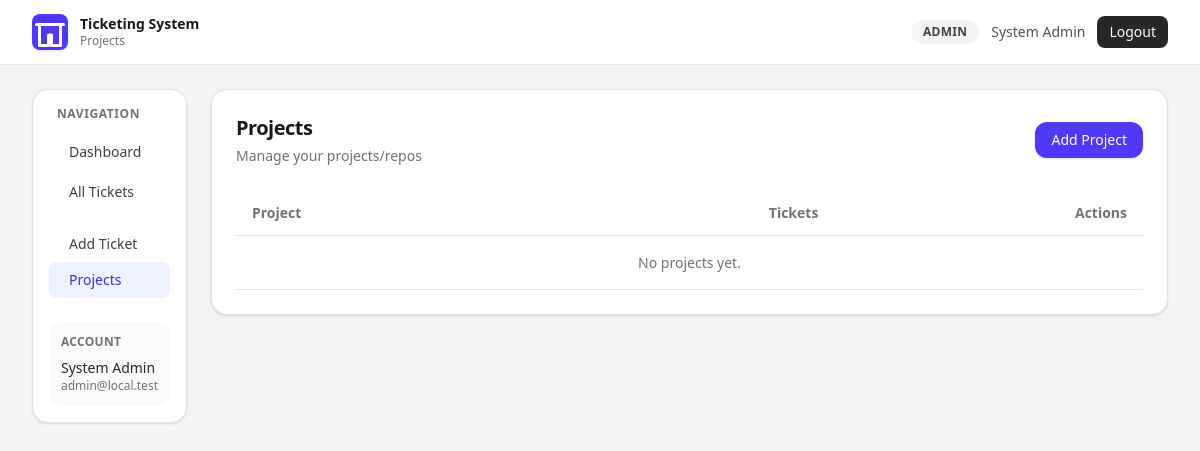
The app's page /projects.php (signed in), older data.
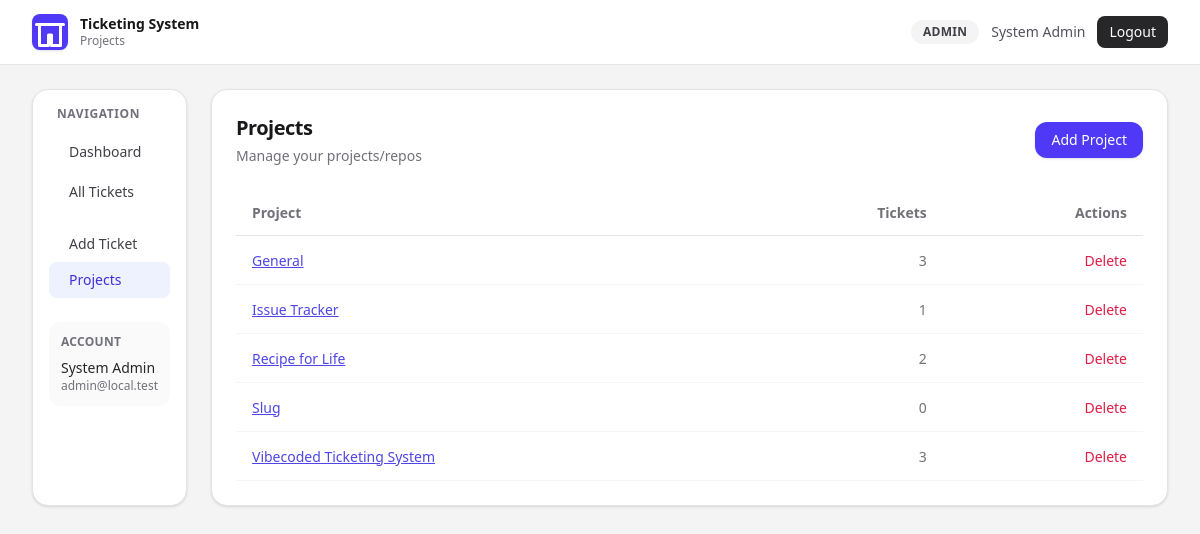
The same page, newer data.
### tables this page shows
CREATE TABLE Project (id INTEGER PRIMARY KEY AUTOINCREMENT, name TEXT NOT NULL UNIQUE, repoUrl TEXT, createdAt DATETIME DEFAULT CURRENT_TIMESTAMP, branch TEXT);

### src/db.php (called while the page is built, shortened)
<?php
function db(): PDO
{
    static $pdo = null;
    if ($pdo instanceof PDO) {
        return $pdo;
    }
    $databasePath = dirname(__DIR__) . '/prisma/dev.db';
    $pdo = new PDO('sqlite:' . $databasePath);
    $pdo->setAttribute(PDO::ATTR_ERRMODE, PDO::ERRMODE_EXCEPTION);
    $pdo->setAttribute(PDO::ATTR_DEFAULT_FETCH_MODE, PDO::FETCH_ASSOC);
    return $pdo;
}

### public/projects.php (the view, shortened to what the changed rows need)
<?php
require_once __DIR__ . '/../src/db.php';
$projectList = db()->query("SELECT name FROM Project ORDER BY name ASC")->fetchAll();
?>
<!DOCTYPE html>
<html lang="en">
<head>
  <link rel="stylesheet" href="/assets/app.css">
</head>
<body class="min-h-screen bg-zinc-100 text-zinc-900 antialiased">
  <main class="mx-auto max-w-[1400px] px-4 py-6 sm:px-6 lg:px-8">
    <section class="flex gap-6">
      <div class="flex-1 space-y-6">
        <div class="rounded-2xl border border-zinc-200 bg-white p-6 shadow-sm">
          <div class="flex items-center justify-between">
            <div>
              <h1 class="text-xl font-bold tracking-tight">Projects</h1>
            </div>
          </div>
          <div class="mt-6 overflow-x-auto">
            <table class="w-full" style="border-collapse:collapse;">
                <thead>
                <tr style="border-bottom:1px solid #e5e5e5;">
                  <th style="padding:12px 16px;text-align:left;font-size:14px;font-weight:600;color:#71717a;">Project</th>
                  <th style="padding:12px 16px;text-align:right;font-size:14px;font-weight:600;color:#71717a;">Tickets</th>
                  <th style="padding:12px 16px;text-align:right;font-size:14px;font-weight:600;color:#71717a;">Actions</th>
                </tr>
                </thead>
                <tbody style="border-bottom:1px solid #e5e5e5;">
                <?php if (count($projectList) === 0): ?>
                <tr>
                  <td colspan="3" style="padding:16px;text-align:center;font-size:14px;color:#71717a;">No projects yet.</td>
                </tr>
                <?php else: ?>
                <?php foreach ($projectList as $proj): $projName = $proj['name']; ?>
                <?php $countStmt = db()->prepare("SELECT COUNT(*) as cnt FROM Ticket WHERE project = :p"); $countStmt->execute(['p' => $projName]); $count = (int) $countStmt->fetch()['cnt']; ?>
                <tr style="border-bottom:1px solid #f5f5f5;">
                  <td style="padding:12px 16px;text-align:left;font-size:14px;color:#18181b;font-weight:500;"><a href="/project.php?project=<?= urlencode($projName) ?>" style="color:#4f46e5;text-decoration:underline;"><?= htmlspecialchars($projName, ENT_QUOTES, 'UTF-8') ?></a></td>
                  <td style="padding:12px 16px;text-align:right;font-size:14px;color:#71717a;"><?= $count ?></td>
                  <td style="padding:12px 16px;text-align:right;">
                    <form method="post" style="display:inline;" onsubmit="return confirm('Delete <?= htmlspecialchars($projName) ?>?')">
                      <button type="submit" style="font-size:14px;color:#e11d48;background:none;border:none;cursor:pointer;">Delete</button>
                    </form>
                  </td>
                </tr>
                <?php endforeach; ?>
                <?php endif; ?>
                </tbody>
            </table>
          </div>
        </div>
      </div>
    </section>
  </main>
</body>
</html>

Row changes from the older to the newer data that the page shows:
added project: name "General", count "3"
added project: name "Issue Tracker", count "1"
added project: name "Recipe for Life", count "2"
added project: name "Slug", count "0"
added project: name "Vibecoded Ticketing System", count "3"
Text that changed along with them:
text no longer shown: "No projects yet."
